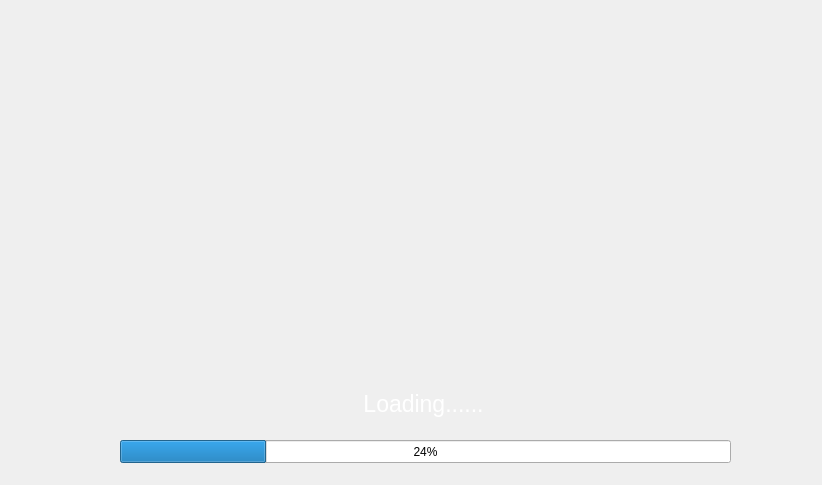
<?xml version="1.0" encoding="UTF-8"?>
<ui version="4.0">
 <class>Intro</class>
 <widget class="QMainWindow" name="Intro">
  <property name="geometry">
   <rect>
    <x>0</x>
    <y>0</y>
    <width>822</width>
    <height>485</height>
   </rect>
  </property>
  <property name="windowTitle">
   <string>Intro</string>
  </property>
  <widget class="QWidget" name="centralwidget">
   <widget class="QLabel" name="label">
    <property name="geometry">
     <rect>
      <x>0</x>
      <y>0</y>
      <width>831</width>
      <height>491</height>
     </rect>
    </property>
    <property name="text">
     <string/>
    </property>
    <property name="pixmap">
     <pixmap>ac5ef8e8-980b-4953-9c2c-731a2af90d63.jpg</pixmap>
    </property>
    <property name="scaledContents">
     <bool>true</bool>
    </property>
   </widget>
   <widget class="QProgressBar" name="Progress_Loader">
    <property name="geometry">
     <rect>
      <x>120</x>
      <y>440</y>
      <width>611</width>
      <height>23</height>
     </rect>
    </property>
    <property name="value">
     <number>24</number>
    </property>
   </widget>
   <widget class="QLabel" name="indicator">
    <property name="geometry">
     <rect>
      <x>260</x>
      <y>390</y>
      <width>327</width>
      <height>28</height>
     </rect>
    </property>
    <property name="font">
     <font>
      <pointsize>17</pointsize>
     </font>
    </property>
    <property name="styleSheet">
     <string notr="true">QLabel {
	color: white;
}</string>
    </property>
    <property name="text">
     <string>Loading......</string>
    </property>
    <property name="alignment">
     <set>Qt::AlignCenter</set>
    </property>
   </widget>
  </widget>
 </widget>
 <resources/>
 <connections/>
</ui>
